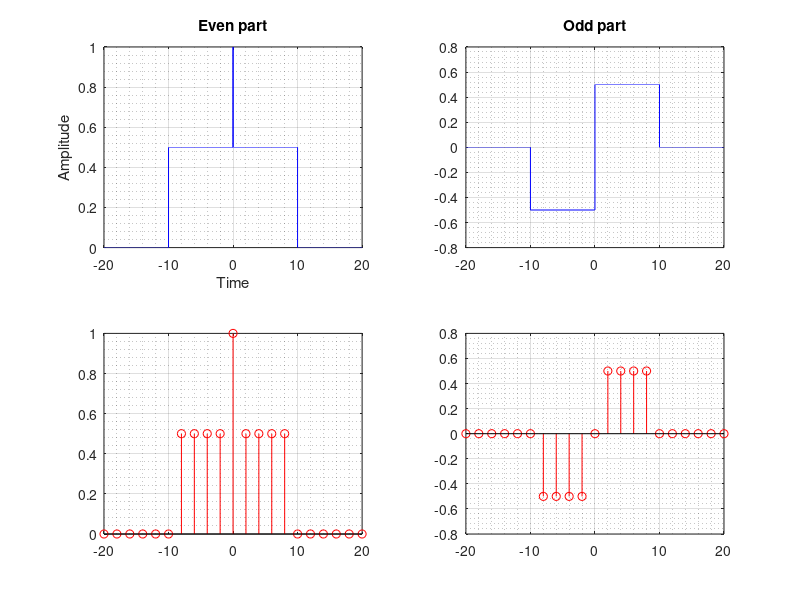

This figure's MATLAB source:
% Program to decompose x(n) = u(n)-u(n-10) into its even and odd components
clc; clear all;

% u(n) UNIT Step Function
n = -20:0.001:20;
u = zeros(size(n));
u (n >= 0) = 1;
% discrete : for stem plot
ns = -20:2:20;
us = zeros(size(ns));
us (ns >= 0) = 1;

% u(n-10) Unit Step function delayed 10 sec.
n10 = n;
u10 = zeros(size(n10));
u10 (n10 >= 10) = 1;
% discrete : for stem plot
n10s = ns;
u10s = zeros(size(n10s));
u10s (n10s >= 10) = 1;

% x(n) = u(n)-u(n-10)
x = u - u10;
xs = us - u10s;

% x(-n) = u(-n)-u(10-n)
% x(-n) = flipped horizontally x(n)
xnegN = fliplr(x);
xsnegN = fliplr(xs);

% decomposing
% feven = f(n) + f(-n) / 2 
% fodd  = f(n) - f(-n) / 2

figure('Name','Decomposing a function','NumberTitle','off','Color','w')

feven = (x+xnegN) / 2;
subplot(2,2,1);
plot(n,feven,'b'),grid on, grid minor
title('Even part')
xlabel('Time')
ylabel('Amplitude')

fevenS = (xs+xsnegN) / 2;
subplot(2,2,3);
stem(ns,fevenS,'r'),grid on, grid minor

fodd = (x-xnegN) / 2;
subplot(2,2,2);
plot(n,fodd,'b'),grid on, grid minor
title('Odd part')

foddS = (xs-xsnegN) / 2;
subplot(2,2,4);
stem(ns,foddS,'r'),grid on, grid minor

print('-clipboard','-dbitmap')